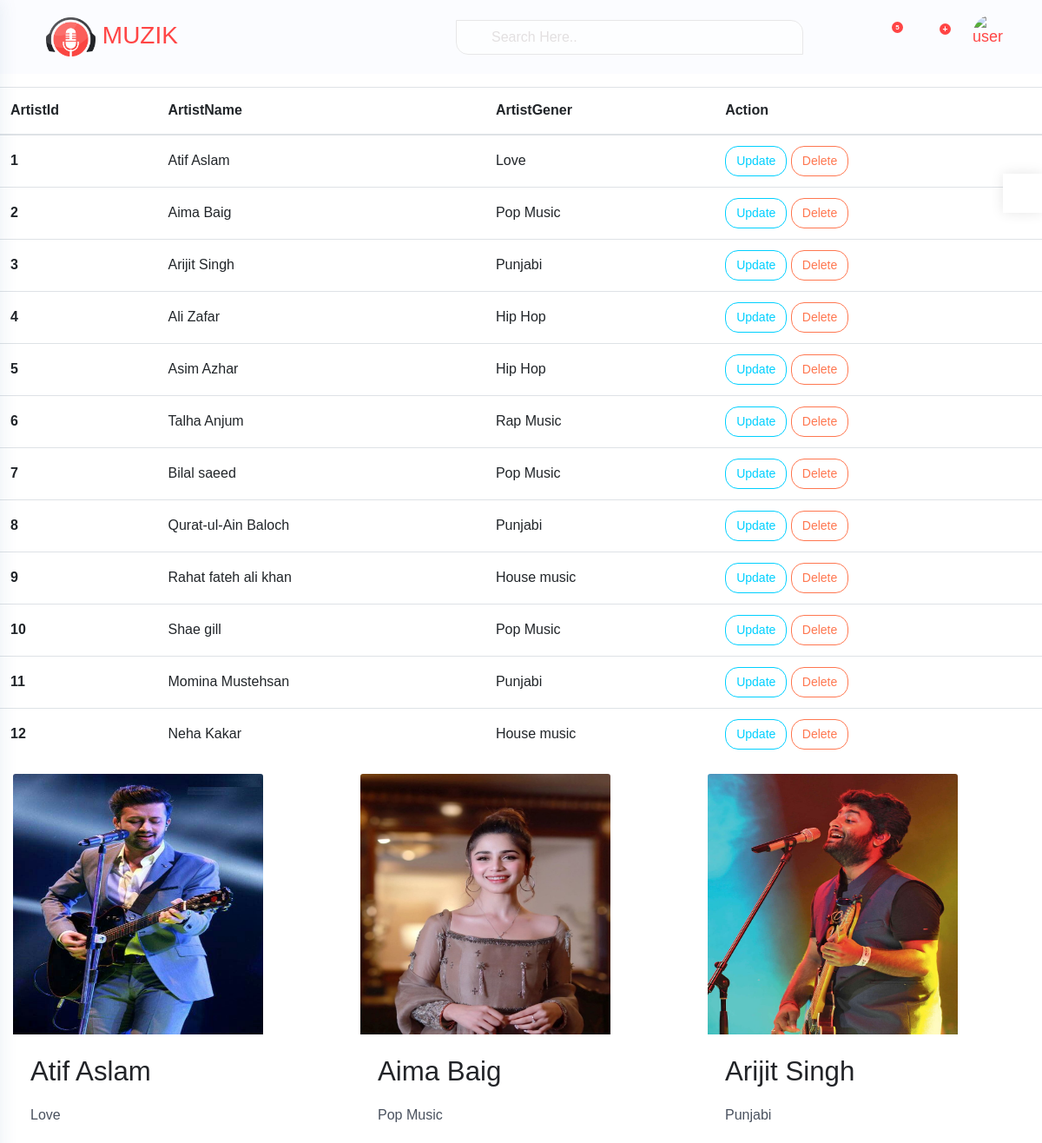
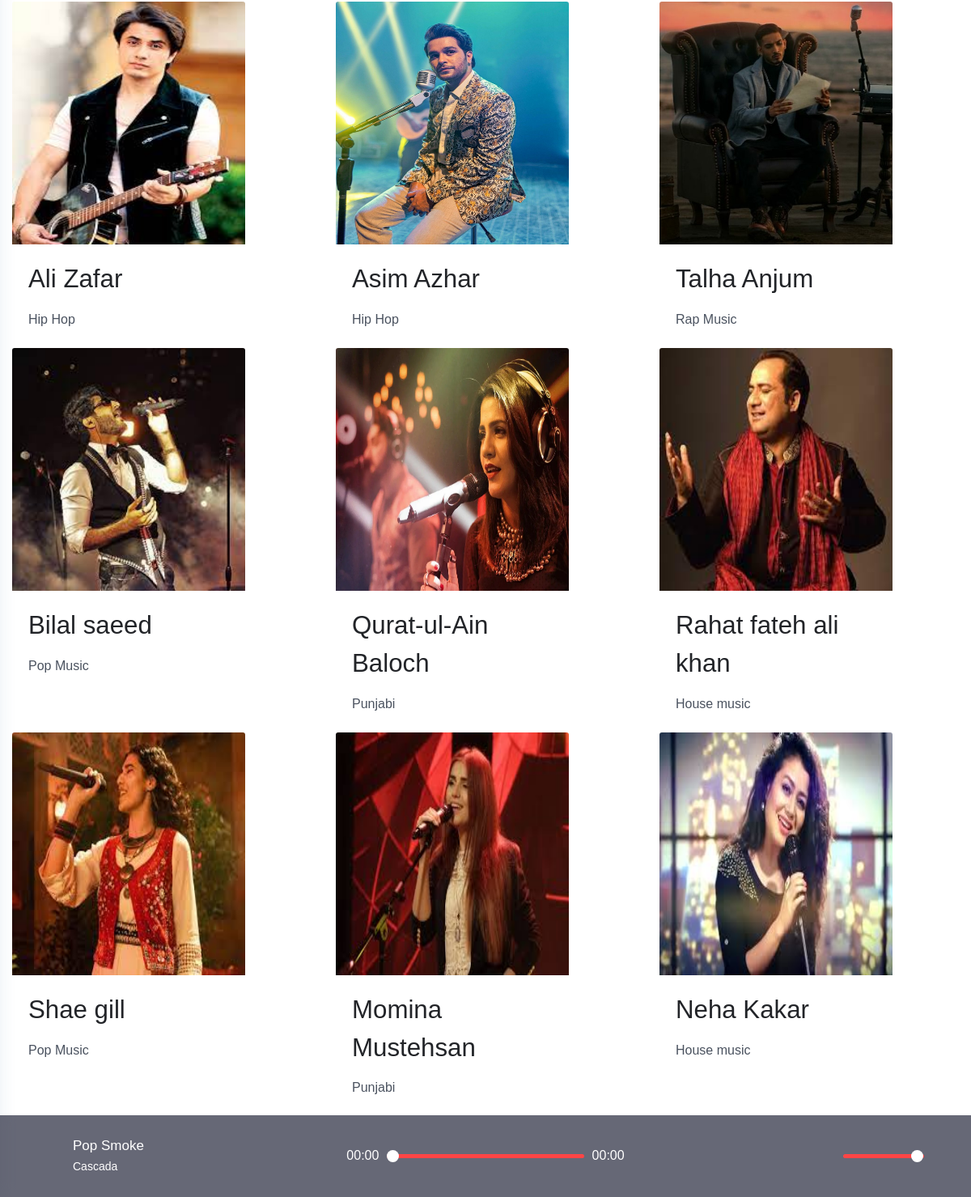
Page /admin/artistList.php on the committed database (2 pictures, top to bottom).
### tables this page shows
CREATE TABLE `artisttbl` (
  `ArtistId` int(11) NOT NULL,
  `ArtistName` varchar(50) NOT NULL,
  `ArtistImg` varchar(255) NOT NULL,
  `ArtistGener` int(11) DEFAULT NULL
);

CREATE TABLE `genretbl` (
  `GenreId` int(11) NOT NULL,
  `GenreName` varchar(50) NOT NULL
);

### admin/artistList.php (the view)
<?php
include "header.php";
?>
      <div id="content-page" class="content-page">
      <table class="table">
  <thead>
    <tr>
      <th scope="col">ArtistId </th>
      <th scope="col">ArtistName</th>
      <th scope="col">ArtistGener </th>
      <th scope="col">Action</th>
    </tr>
  </thead>
  <tbody>
    <tr>
      <?php
   $conn = mysqli_connect("localhost","root", "", "sound");
   $qury="SELECT `ArtistId`, `ArtistName`, `ArtistImg`, `GenreName` FROM `artisttbl`
   INNER JOIN genretbl where genretbl.GenreId = artisttbl.ArtistGener";
   $sql= mysqli_query($conn, $qury);
      while($row= mysqli_fetch_assoc($sql)){
?>
      <th scope="row"><?php echo "$row[ArtistId]" ?></th>
      <td><?php echo "$row[ArtistName]" ?></td>
      <td><?php echo "$row[GenreName]" ?></td>
      <td>
        <a href="artist_update.php?updID=<?php echo "$row[ArtistId]" ?>">
            <button class="btn btn-outline-info">Update</button>
        </a>
        <a href="artist_delt.php?dltId=<?php echo "$row[ArtistId]" ?>">
            <button class="btn btn-outline-danger">Delete</button>
        </a>
      </td>
    </tr>
  <?php
      }
      ?>
  </tbody>
</table>
<div class="container-fluid">
    <div class="row">
        <?php
   $conn = mysqli_connect("localhost","root", "", "sound");
   $qury="SELECT `ArtistId`, `ArtistName`, `ArtistImg`, `GenreName` FROM `artisttbl`
   INNER JOIN genretbl where genretbl.GenreId = artisttbl.ArtistGener";
   $sql= mysqli_query($conn, $qury);
   while($row= mysqli_fetch_assoc($sql)){
       ?>
       <div class="col-lg-4 col-md-6 col-sm-6">
<div class="card" style="width: 18rem;">
  <img src="<?php echo "$row[ArtistImg]" ?>" class="card-img-top" width="350px" height="300px" alt="...">
  <div class="card-body">
    <h3 class="card-title"><?php echo "$row[ArtistName]" ?></h3>
    <p class="card-text"><?php echo "$row[GenreName]" ?></p>
  </div>
</div>
</div>
<?php } ?>
    </div>
</div>
      </div>
   </div>
   <?php
      include "footer.php";
   ?>

### admin/header.php (shortened to what this page needs)
<!doctype html>
<html lang="en">
<head>
   <link rel="stylesheet" href="css/bootstrap.min.css">
   <link rel="stylesheet" href="css/typography.css">
   <link rel="stylesheet" href="css/style.css">
   <link rel="stylesheet" href="css/responsive.css">
</head>
<body>
   <div class="wrapper">
      <div class="iq-top-navbar">
         <div class="iq-navbar-custom">
            <nav class="navbar navbar-expand-lg navbar-light p-0">
               <div class="iq-menu-bt d-flex align-items-center">
                  <div class="wrapper-menu">
                     <div class="main-circle"><i class="las la-bars"></i></div>
                  </div>
                  <div class="iq-navbar-logo d-flex justify-content-between">
                     <a href="index.html" class="header-logo">
                        <img src="images/logo.png" class="img-fluid rounded-normal" alt="">
                        <div class="pt-2 pl-2 logo-title">
                           <span class="text-primary text-uppercase">Muzik</span>
                        </div>
                     </a>
                  </div>
               </div>
               <div class="collapse navbar-collapse" id="navbarSupportedContent">
                  <ul class="navbar-nav ml-auto navbar-list">
                     <li class="nav-item nav-icon">
                        <div class="iq-search-bar">
                           <form action="#" class="searchbox">
                              <input type="text" class="text search-input" placeholder="Search Here..">
                              <a class="search-link" href="#"><i class="ri-search-line text-black"></i></a>
                              <a class="search-audio" href="#"><i class="las la-microphone text-black"></i></a>
                           </form>
                        </div>
                     </li>
                     <li class="nav-item nav-icon">
                        <a href="#" class="search-toggle iq-waves-effect text-black rounded">
                           <i class="las la-cog"></i>
                        </a>
                     </li>
                     <li class="nav-item nav-icon">
                        <a href="#" class="search-toggle iq-waves-effect text-black rounded">
                           <i class="lar la-envelope"></i>
                           <span class="massage-icon dots badge badge-primary">5</span>
                        </a>
                     </li>
                     <li class="nav-item nav-icon">
                        <a href="#" class="search-toggle iq-waves-effect text-black rounded">
                           <i class="ri-notification-line block"></i>
                           <span class="notice-icon dots badge badge-primary">+</span>
                        </a>
                     </li>
                     <li class="line-height pt-3">
                        <a href="#" class="search-toggle iq-waves-effect d-flex align-items-center">
                           <img src="images/user/11.png" class="img-fluid rounded-circle" alt="user">
                        </a>
                     </li>
                  </ul>
               </div>
            </nav>
         </div>
      </div>

### admin/footer.php (shortened to what this page needs)
<footer class="iq-footer">
      <div class="container-fluid">
         <div class="row">
            <div class="col-sm-12">
               <div class="player row">
                  <div class="details col-6 col-sm-4 col-md-4 col-lg-4">
                     <div class="track-art"></div>
                     <div>
                        <div class="track-name">Pop Smoke </div>
                        <div class="track-artist">Cascada</div>
                     </div>
                  </div>
                  <div class="slider_container slider_music col-sm-5 col-md-4 col-lg-4">
                     <div class="current-time">00:00</div>
                     <input type="range" min="1" max="100" value="0" class="seek_slider" onchange="seekTo()">
                     <div class="total-duration">00:00</div>
                  </div>
                  <div class="buttons col-6  col-sm-3 col-md-2  col-lg-2">
                     <div class="prev-track" onclick="prevTrack()"><i class="fa fa-step-backward fa-2x"></i></div>
                     <div class="playpause-track" onclick="playpauseTrack()"><i class="fa fa-play-circle fa-3x"></i></div>
                     <div class="next-track" onclick="nextTrack()"><i class="fa fa-step-forward fa-2x"></i></div>
                  </div>
                  <div class="slider_container sound col-sm-6 col-md-2  col-lg-2">
                     <i class="fa fa-volume-down"></i>
                     <input type="range" min="1" max="100" value="99" class="volume_slider" onchange="setVolume()">
                     <i class="fa fa-volume-up"></i>
                  </div>
               </div>
            </div>
         </div>
      </div>
   </footer>
   <div class="iq-colorbox color-fix">
      <div class="buy-button"> <a class="color-full" href="#"><i class="fa fa-spinner fa-spin"></i></a> </div>
   </div>
</body>
</html>

### admin/css/typography.css (style rules this page uses)
body { font-family: 'Poppins', sans-serif;font-weight: 400; font-style: normal; font-size: 16px; line-height: 1.8; padding: 0; margin: 0; color: var(--iq-body-text); background: var(--iq-body-bg); }
a, .btn { -webkit-transition: all 0.5s ease-out 0s; -moz-transition: all 0.5s ease-out 0s; -ms-transition: all 0.5s ease-out 0s; -o-transition: all 0.5s ease-out 0s; transition: all 0.5s ease-out 0s; }
a, button, input, btn { outline: medium none !important; }
a { color: var(--iq-primary); }
.rounded-circle { border-radius: 50% !important; }
h1, h2, h3, h4, h5, h6 { font-family: 'Poppins', sans-serif; font-weight: 500; margin: 0px; line-height: 1.5; color: var(--iq-title-text); }
h3 { font-size: 1.953em; }
.rounded { border-radius: 15px!important; }
.rounded-normal { border-radius: 5px!important; }
.table td, .table th { vertical-align: middle; }
.bg-primary, .badge-primary { color: var(--iq-white); background: var(--iq-primary) !important; }
.text-primary { color: var(--iq-primary) !important; }
.text-black { color: var(--iq-black) !important; }
.line-height { line-height: normal !important; }
.btn { font-size: 14px; border-radius: 15px; }
.btn-outline-danger { color: var(--iq-danger); border-color: var(--iq-danger); }
.btn-outline-info { color: var(--iq-info); border-color: var(--iq-info); }

### admin/css/responsive.css (style rules this page uses)
@media (max-width:1699px) { .iq-search-bar .searchbox { width: 400px; } }
@media (max-width:1299px) { .iq-top-navbar .iq-navbar-custom .iq-menu-bt { display: block; } }
@media (max-width:1299px) { .content-page, body.sidebar-main .content-page { margin-left: 0; padding: 100px 0 100px; } }
@media (max-width:1299px) { .iq-top-navbar, body.sidebar-main .iq-top-navbar { width: auto; left: 0; right: 0; padding-left: 15px; } }
@media (max-width:1299px) { .iq-footer, body.sidebar-main .iq-footer { padding: 15px 10px; margin-left: 0; width: 100%; } }
@media (max-width:1299px) { .iq-navbar-logo { padding: 0; } }
@media (min-width:768px) { .track-artist { text-align: left; } }
@media (min-width:768px) { .track-art { text-align: left; } }
@media (min-width:768px) { .track-name { font-size: 17px } }

### admin/css/variable.css (style rules this page uses)
:root { --iq-title-text: #222428; --iq-body-text:#4a525f; --iq-body-header:#FBFCFF; --iq-body-bg: #ffffff; --iq-primary: #ff4545; --iq-secondary: #a09e9e; --iq-success: #1ee2ac; --iq-warning: #ffdd31; --iq-danger: #ff7750; --iq-info: #00d0ff; --iq-dark: #01041b; --iq-light: #ccced2; --iq-white: #ffffff; --iq-black: #4a525f; --iq-gray: #c2c2c2; --iq-close: #ff4e4e; --iq-search: #b4a4ff; --iq-light-primary: #fcd9d8; --iq-light-secondary: #f1f2f1; --iq-light-success: #e1fff7; --iq-light-danger: #ffe4dc; --iq-light-warning: #fefaee; --iq-light-info: #f4f0ff; --iq-light-dark: #f0efef; --iq-light-close: #ffdbdb; --iq-light-menu: #9f8bf6; --iq-light-search: #5b43c7; --iq-light-hover: #b8b9bc; --iq-primary-hover: #fa3a3a; --iq-secondary-hover: #5b5959; --iq-success-hover: #0ce1a6; --iq-danger-hover: #f9663c; --iq-warning-hover: #ffdb23; --iq-info-hover: #03b6de; --iq-dark-hover: #00020f; --iq-border-light: #DFDFDF; --iq-border-danger: #ff9273; --iq-light-card: #ffffff; --iq-primary-rgb: 100, 114, 248; --iq-border-radius:0px 15px; --iq-bg-gray:#f8f8fd; --iq-hover:#ea0f0f; --iq-color1: #4e37b2; --iq-color2: #02d871; --iq-color3: #309cf3; --iq-color4: #ff00ff; --iq-color5: #fb1f4c; --iq-color6: #00ced1; --iq-color7: #f35f3b; --iq-color8: #fde117; --iq-color9: #ff0000; --iq-color10: #88028c; --iq-color11: #00d5ab; --iq-color12: #ce9252; --iq-color13: #f9ae02; --iq-color14: #1e7fe4; --iq-color15: #006400; --iq-color16: #fa7c04; --iq-color17: #81bf02; --iq-color18: #99a7ca; --iq-color19: #3d2a26; --iq-color20: #a0746b; }

### admin/css/style-customizer.css (style rules this page uses)
.iq-colorbox { background-color: var(--iq-white); width: 300px; position: fixed; top: 0; bottom: 0; right: -300px; color: #222222; z-index: 99999; height: auto; -webkit-box-shadow: -2px 0 45px -4px rgba(0, 0, 0, 0.15); -moz-box-shadow: -2px 0 45px -4px rgba(0, 0, 0, 0.15); box-shadow: -2px 0 45px -4px rgba(0, 0, 0, 0.15); }
.iq-colorbox.color-fix { box-shadow: none; }
.iq-colorbox a.color-full { position: absolute; top: 200px; right: 300px; background: var(--iq-white); width: 45px; height: 45px; line-height: 45px; display: block; font-size: 24px; color: #000; text-align: center; text-decoration: none; -webkit-box-shadow: 0px 0px 15px 0px rgba(0, 0, 0, 0.1); -moz-box-shadow: 0px 0px 15px 0px rgba(0, 0, 0, 0.1); box-shadow: 0px 0px 15px 0px rgba(0, 0, 0, 0.1); }

### rows in the picture
artisttbl: ArtistId "1", ArtistName "Atif Aslam", ArtistGener.GenreName "Love", ArtistImg (picture)
artisttbl: ArtistId "2", ArtistName "Aima Baig", ArtistGener.GenreName "Pop Music", ArtistImg (picture)
artisttbl: ArtistId "3", ArtistName "Arijit Singh", ArtistGener.GenreName "Punjabi", ArtistImg (picture)
artisttbl: ArtistId "4", ArtistName "Ali Zafar", ArtistGener.GenreName "Hip Hop", ArtistImg (picture)
artisttbl: ArtistId "5", ArtistName "Asim Azhar", ArtistGener.GenreName "Hip Hop", ArtistImg (picture)
artisttbl: ArtistId "6", ArtistName "Talha Anjum", ArtistGener.GenreName "Rap Music", ArtistImg (picture)
artisttbl: ArtistId "7", ArtistName "Bilal saeed", ArtistGener.GenreName "Pop Music", ArtistImg (picture)
artisttbl: ArtistId "8", ArtistName "Qurat-ul-Ain Baloch", ArtistGener.GenreName "Punjabi", ArtistImg (picture)
artisttbl: ArtistId "9", ArtistName "Rahat fateh ali khan", ArtistGener.GenreName "House music", ArtistImg (picture)
artisttbl: ArtistId "10", ArtistName "Shae gill", ArtistGener.GenreName "Pop Music", ArtistImg (picture)
artisttbl: ArtistId "11", ArtistName "Momina Mustehsan", ArtistGener.GenreName "Punjabi", ArtistImg (picture)
artisttbl: ArtistId "12", ArtistName "Neha Kakar", ArtistGener.GenreName "House music", ArtistImg (picture)
